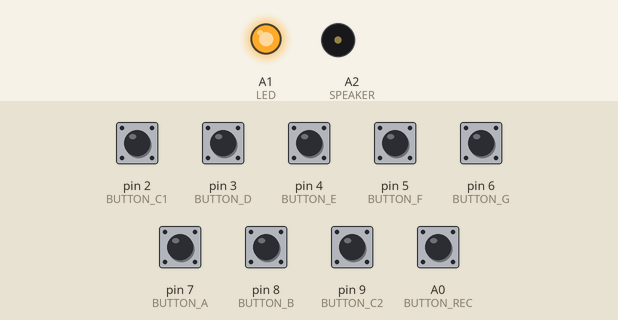
The sketch below on a simulated Arduino Uno, built with avr-gcc and run on an emulated ATmega328P. On the bench: output pins drawn as LEDs (lit = HIGH), buzzer (waves = sounding). The inputs (shaded band) are chosen by the test bench; at power-on: A0 (BUTTON_REC) HIGH, pin 2 (BUTTON_C1), pin 3 (BUTTON_D), pin 4 (BUTTON_E), pin 5 (BUTTON_F), pin 6 (BUTTON_G), pin 7 (BUTTON_A), pin 8 (BUTTON_B), pin 9 (BUTTON_C2) LOW. WiFi joins after 1.5 s; servers stay silent unless stated.

Above: at 3.1 s.
3.2 s: A0 (BUTTON_REC) pulled LOW for 0.15 s
At 4.6 s:
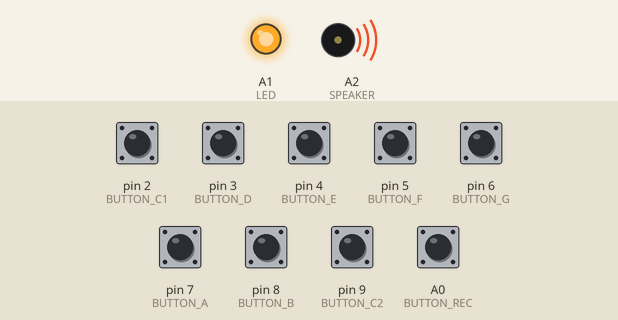
At 6.1 s:
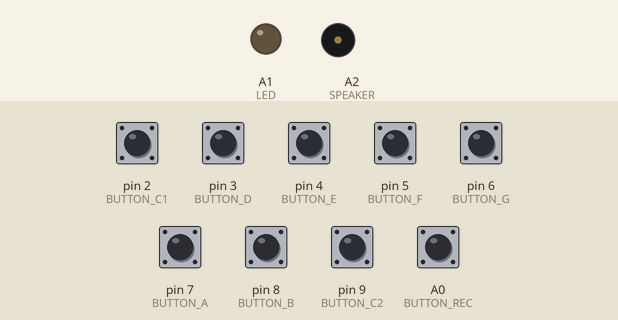
6.3 s: A0 (BUTTON_REC) pulled LOW for 1 s
At 8.2 s:
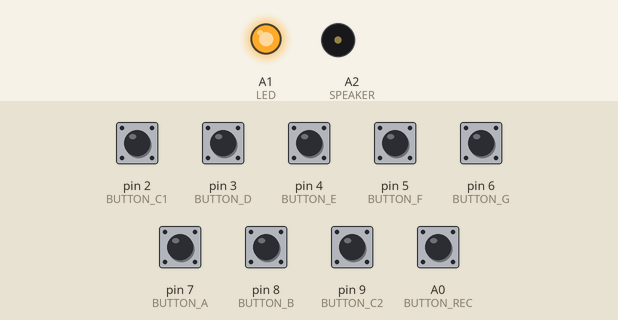
Timing chart, 0 to 9.7 s (numbered marks = the images above; inputs shaded):
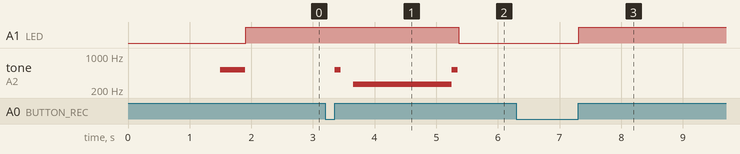

The sketch:

Piano.ino
```cpp
#include <SPI.h>
#include <Ethernet.h>

#define NO_NOTE  0
#define NOTE_C4  262
#define NOTE_D4  294
#define NOTE_E4  330
#define NOTE_F4  349
#define NOTE_G4  392
#define NOTE_A4  440
#define NOTE_B4  494
#define NOTE_C5  523

const int SPEAKER = A2; // pin for SPEAKER
const int LED = A1;

const int BUTTON_C1 = 2; // pin for BUTTON
const int BUTTON_D = 3; // pin for BUTTON
const int BUTTON_E = 4; // pin for BUTTON
const int BUTTON_F = 5; // pin for BUTTON
const int BUTTON_G = 6; // pin for BUTTON
const int BUTTON_A = 7; // pin for BUTTON
const int BUTTON_B = 8; // pin for BUTTON
const int BUTTON_C2 = 9; // pin for BUTTON
const int BUTTON_REC = A0; // pin for BUTTON

// MAC address and IP address
byte mac[] = {
  0x90, 0xA2, 0xDA, 0x0F, 0xBE, 0xF3
};

char pianoBlogServer[] = "<insert ec2 dns here>";

boolean canRecord;
int rec = 0;
int prevRec = 0;
int recState = 0;
int prevNote = NO_NOTE;
long start = 0;
String recording;

EthernetClient client;

void setup() {
  // put your setup code here, to run once:
  pinMode(BUTTON_C1, INPUT);
  pinMode(BUTTON_D, INPUT);
  pinMode(BUTTON_E, INPUT);
  pinMode(BUTTON_F, INPUT);
  pinMode(BUTTON_G, INPUT);
  pinMode(BUTTON_A, INPUT);
  pinMode(BUTTON_B, INPUT);
  pinMode(BUTTON_C2, INPUT);
  pinMode(BUTTON_REC, INPUT);
  pinMode(SPEAKER, OUTPUT);
  pinMode(LED, OUTPUT);

  // start the Ethernet connection:
  if (Ethernet.begin(mac) == 0) {
    // Failed to configure Ethernet using DHCP
    tone(SPEAKER, NOTE_C4);
    delay(400);
    noTone(SPEAKER);
    canRecord = false;
  } else {
    tone(SPEAKER, NOTE_C5);
    delay(400);
    noTone(SPEAKER);
    canRecord = true;
  }
}

void loop() {

  // get note
  int note;
  if (digitalRead(BUTTON_C1) == HIGH) {
    note = NOTE_C4;
  } else if (digitalRead(BUTTON_D) == HIGH) {
    note = NOTE_D4;
  } else if (digitalRead(BUTTON_E) == HIGH) {
    note = NOTE_E4;
  } else if (digitalRead(BUTTON_F) == HIGH) {
    note = NOTE_F4;
  } else if (digitalRead(BUTTON_G) == HIGH) {
    note = NOTE_G4;
  } else if (digitalRead(BUTTON_A) == HIGH) {
    note = NOTE_A4;
  } else if (digitalRead(BUTTON_B) == HIGH) {
    note = NOTE_B4;
  } else if (digitalRead(BUTTON_C2) == HIGH) {
    note = NOTE_C5;
  } else {
    note = NO_NOTE;
  }

  // play to speaker
  if (note == NO_NOTE) {
    noTone(SPEAKER);
  } else {
    tone(SPEAKER, note);
  }

  // recored note
  rec = digitalRead(BUTTON_REC);
  if (canRecord && rec == HIGH && prevRec == LOW) {
      recState = 1 - recState;
      if (recState == 1) {
        prevNote = note;
        start = millis();
        recording = "";
      } else {
        long end = millis();
        if (recording.length() + (getStringForNote(prevNote) + "=" + (end - start) + ":").length() < 170) {
          recording = recording + getStringForNote(prevNote) + "=" + (end - start) + ":";
        }
        sendToPianoBlog(recording);
      }
      delay(10);
  } else if (rec == LOW && prevRec == HIGH) {
    delay(10);
  }

  if (canRecord && recState == 1) {
    digitalWrite(LED, HIGH);
    if (prevNote != note) {
      // note was changed
      long end = millis();
      if (recording.length() + (getStringForNote(prevNote) + "=" + (end - start) + ":").length() < 170) {
        recording = recording + getStringForNote(prevNote) + "=" + (end - start) + ":";
        start = end;
      } else {
        sendToPianoBlog(recording);
        recState = 0;
      }
    }
  } else {
    digitalWrite(LED, LOW);
  }
  prevRec = rec;
  prevNote = note;
}

String getStringForNote(int note) {
  if (note == NOTE_C4) {
    return "c";
  } else if (note == NOTE_D4) {
    return "D";
  } else if (note == NOTE_E4) {
    return "E";
  } else if (note == NOTE_F4) {
    return "F";
  } else if (note == NOTE_G4) {
    return "G";
  } else if (note == NOTE_A4) {
    return "A";
  } else if (note == NOTE_B4) {
    return "B";
  } else if (note == NOTE_C5) {
    return "C";
  } else {
    return "X";
  }
}

void sendToPianoBlog(String recording) {
  tone(SPEAKER, NOTE_C5);
  delay(100);
  noTone(SPEAKER);
  if (client.connect(pianoBlogServer, 8080)) {
    client.print("POST / HTTP/1.1\n");
    client.print("Host: ");
    client.print(pianoBlogServer);
    client.print("\n");
    client.print("Connection: close\n");
    client.print("Content-Type: text/html\n");
    client.print("Content-Length: ");
    client.print(recording.length());
    client.print("\n\n");
    client.print(recording);
    tone(SPEAKER, NOTE_C4);
    delay(100);
  }
  client.stop();
  // start the Ethernet connection:
  if (Ethernet.begin(mac) == 0) {
    // Failed to configure Ethernet using DHCP
    tone(SPEAKER, NOTE_C4);
    delay(100);
    noTone(SPEAKER);
    for(;;)
      ;
  } else {
    tone(SPEAKER, NOTE_C5);
    delay(100);
    noTone(SPEAKER);
  }
}
```

Measured:
- after the input at 3.2 s, A1 (LED): HIGH → LOW after 2.2 s; tone on A2 (SPEAKER): plays 523 Hz for 0.10 s, 262 Hz for 1.6 s, 523 Hz for 0.10 s, starting after 0.15 s
- after the input at 6.3 s, A1 (LED): LOW → HIGH after 1.0 s
